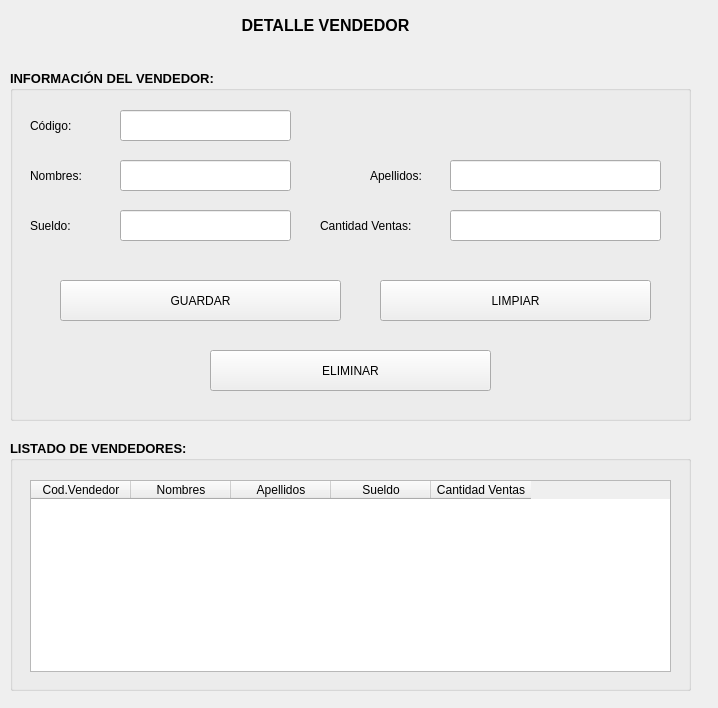
<?xml version="1.0" encoding="UTF-8"?>
<ui version="4.0">
 <class>MainWindow</class>
 <widget class="QMainWindow" name="MainWindow">
  <property name="geometry">
   <rect>
    <x>0</x>
    <y>0</y>
    <width>718</width>
    <height>708</height>
   </rect>
  </property>
  <property name="windowTitle">
   <string>MainWindow</string>
  </property>
  <property name="styleSheet">
   <string notr="true">QMainWindow {
    border-radius: 20px; 
}
</string>
  </property>
  <widget class="QWidget" name="centralwidget">
   <widget class="QGroupBox" name="groupBox">
    <property name="geometry">
     <rect>
      <x>10</x>
      <y>70</y>
      <width>681</width>
      <height>351</height>
     </rect>
    </property>
    <property name="font">
     <font>
      <pointsize>10</pointsize>
      <weight>75</weight>
      <bold>true</bold>
     </font>
    </property>
    <property name="title">
     <string>INFORMACIÓN DEL VENDEDOR:</string>
    </property>
    <widget class="QLabel" name="label_2">
     <property name="geometry">
      <rect>
       <x>20</x>
       <y>40</y>
       <width>81</width>
       <height>31</height>
      </rect>
     </property>
     <property name="text">
      <string>Código:</string>
     </property>
    </widget>
    <widget class="QLabel" name="label_3">
     <property name="geometry">
      <rect>
       <x>20</x>
       <y>90</y>
       <width>71</width>
       <height>31</height>
      </rect>
     </property>
     <property name="text">
      <string>Nombres:</string>
     </property>
    </widget>
    <widget class="QLineEdit" name="txtApellido">
     <property name="geometry">
      <rect>
       <x>440</x>
       <y>90</y>
       <width>211</width>
       <height>31</height>
      </rect>
     </property>
    </widget>
    <widget class="QLabel" name="label_5">
     <property name="geometry">
      <rect>
       <x>360</x>
       <y>90</y>
       <width>71</width>
       <height>31</height>
      </rect>
     </property>
     <property name="text">
      <string>Apellidos:</string>
     </property>
    </widget>
    <widget class="QPushButton" name="btnguardar">
     <property name="geometry">
      <rect>
       <x>50</x>
       <y>210</y>
       <width>281</width>
       <height>41</height>
      </rect>
     </property>
     <property name="text">
      <string>GUARDAR</string>
     </property>
    </widget>
    <widget class="QPushButton" name="btnlimpiar">
     <property name="geometry">
      <rect>
       <x>370</x>
       <y>210</y>
       <width>271</width>
       <height>41</height>
      </rect>
     </property>
     <property name="text">
      <string>LIMPIAR</string>
     </property>
    </widget>
    <widget class="QLineEdit" name="txtCodigo">
     <property name="geometry">
      <rect>
       <x>110</x>
       <y>40</y>
       <width>171</width>
       <height>31</height>
      </rect>
     </property>
    </widget>
    <widget class="QLineEdit" name="txtNombre">
     <property name="geometry">
      <rect>
       <x>110</x>
       <y>90</y>
       <width>171</width>
       <height>31</height>
      </rect>
     </property>
    </widget>
    <widget class="QLabel" name="label_4">
     <property name="geometry">
      <rect>
       <x>20</x>
       <y>140</y>
       <width>71</width>
       <height>31</height>
      </rect>
     </property>
     <property name="text">
      <string>Sueldo:</string>
     </property>
    </widget>
    <widget class="QLineEdit" name="txtSueldo">
     <property name="geometry">
      <rect>
       <x>110</x>
       <y>140</y>
       <width>171</width>
       <height>31</height>
      </rect>
     </property>
    </widget>
    <widget class="QLabel" name="label_6">
     <property name="geometry">
      <rect>
       <x>310</x>
       <y>140</y>
       <width>111</width>
       <height>31</height>
      </rect>
     </property>
     <property name="text">
      <string>Cantidad Ventas:</string>
     </property>
    </widget>
    <widget class="QLineEdit" name="txtCantVentas">
     <property name="geometry">
      <rect>
       <x>440</x>
       <y>140</y>
       <width>211</width>
       <height>31</height>
      </rect>
     </property>
    </widget>
    <widget class="QPushButton" name="btnEliminar">
     <property name="geometry">
      <rect>
       <x>200</x>
       <y>280</y>
       <width>281</width>
       <height>41</height>
      </rect>
     </property>
     <property name="text">
      <string>ELIMINAR</string>
     </property>
    </widget>
   </widget>
   <widget class="QLabel" name="label">
    <property name="geometry">
     <rect>
      <x>10</x>
      <y>10</y>
      <width>631</width>
      <height>31</height>
     </rect>
    </property>
    <property name="font">
     <font>
      <pointsize>12</pointsize>
      <weight>75</weight>
      <bold>true</bold>
     </font>
    </property>
    <property name="text">
     <string>DETALLE VENDEDOR</string>
    </property>
    <property name="alignment">
     <set>Qt::AlignCenter</set>
    </property>
   </widget>
   <widget class="QGroupBox" name="groupBox_2">
    <property name="geometry">
     <rect>
      <x>10</x>
      <y>440</y>
      <width>681</width>
      <height>251</height>
     </rect>
    </property>
    <property name="font">
     <font>
      <pointsize>10</pointsize>
      <weight>75</weight>
      <bold>true</bold>
     </font>
    </property>
    <property name="title">
     <string>LISTADO DE VENDEDORES:</string>
    </property>
    <widget class="QTableWidget" name="tblVendedores">
     <property name="geometry">
      <rect>
       <x>20</x>
       <y>40</y>
       <width>641</width>
       <height>192</height>
      </rect>
     </property>
     <property name="styleSheet">
      <string notr="true">QTableWidget::item {
   	width:100%
}
</string>
     </property>
     <column>
      <property name="text">
       <string>Cod.Vendedor</string>
      </property>
     </column>
     <column>
      <property name="text">
       <string>Nombres</string>
      </property>
     </column>
     <column>
      <property name="text">
       <string>Apellidos</string>
      </property>
     </column>
     <column>
      <property name="text">
       <string>Sueldo</string>
      </property>
     </column>
     <column>
      <property name="text">
       <string>Cantidad Ventas</string>
      </property>
     </column>
    </widget>
   </widget>
  </widget>
 </widget>
 <resources/>
 <connections/>
</ui>
